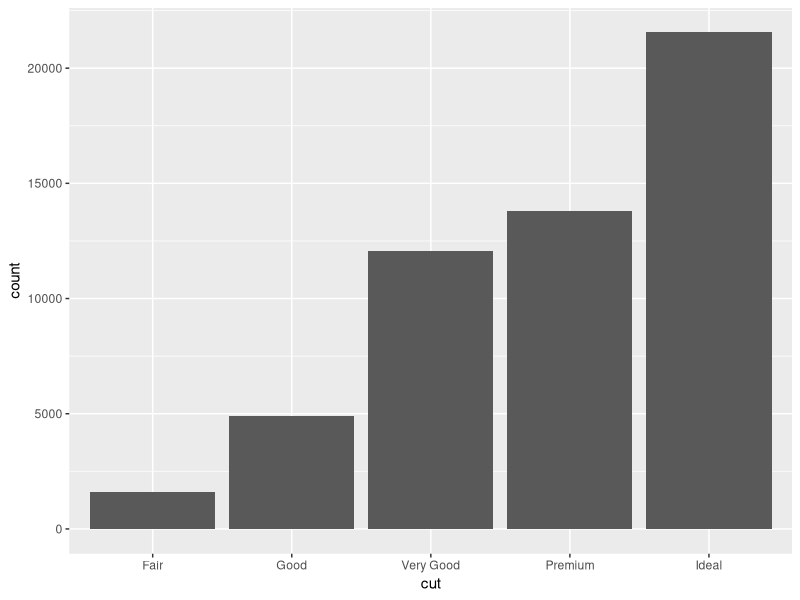
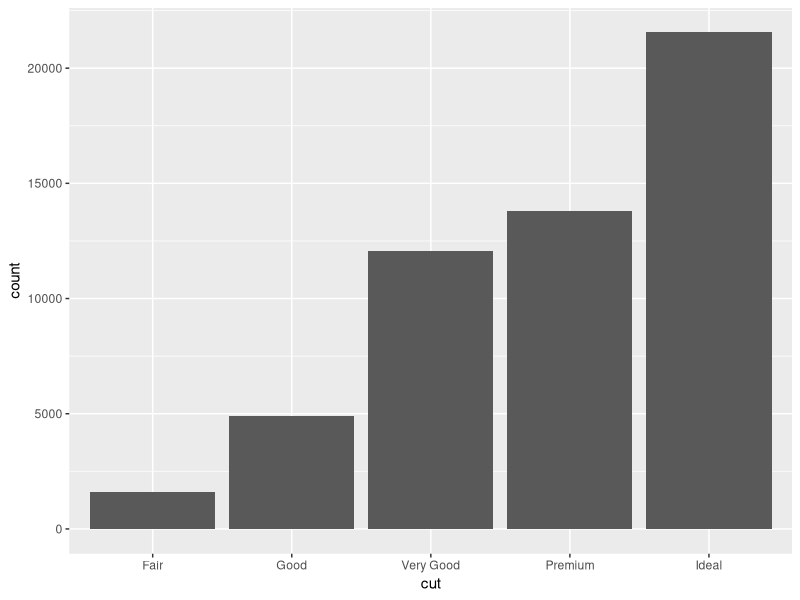
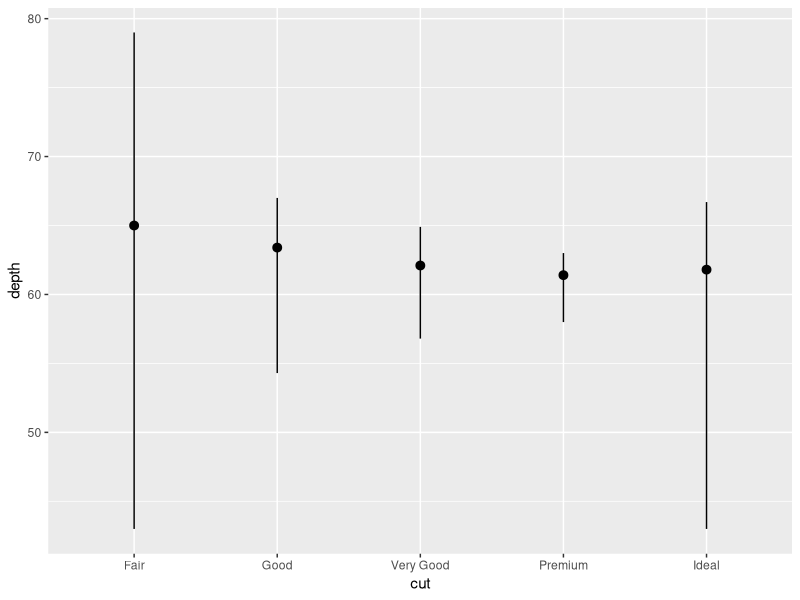
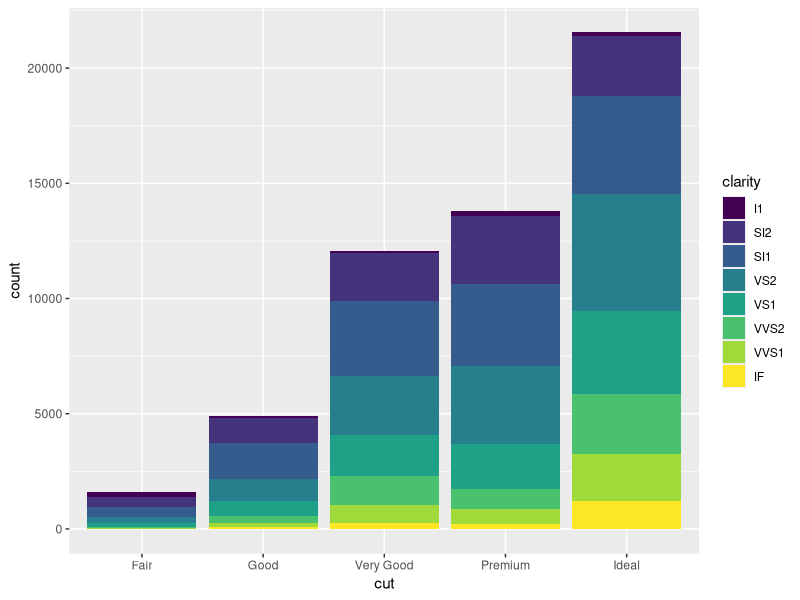
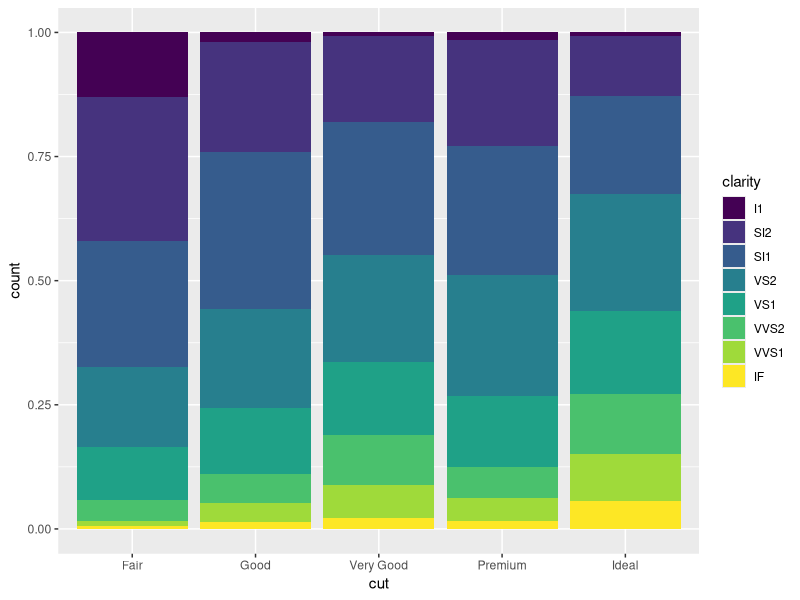
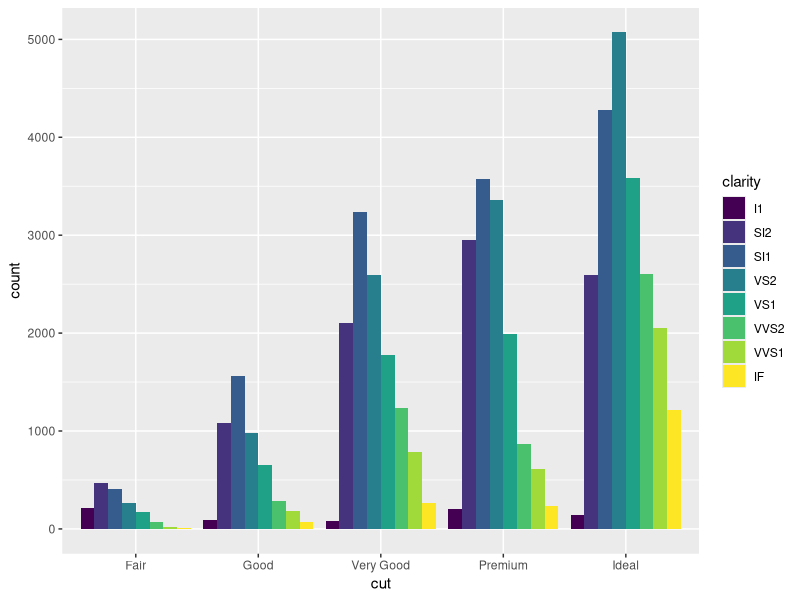
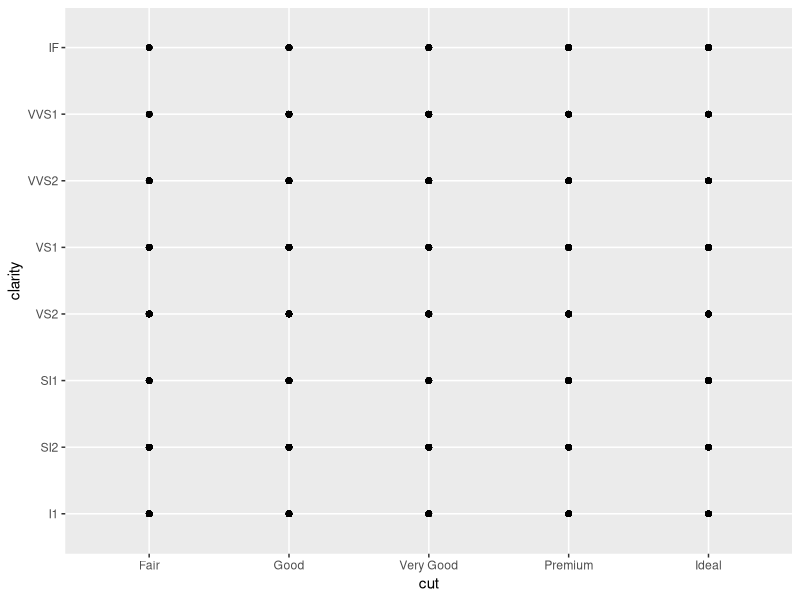
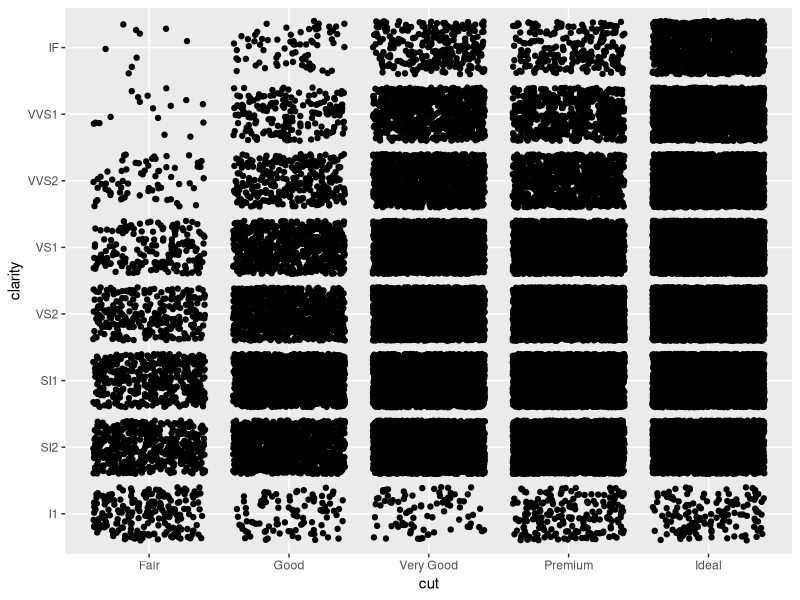

These figures' R source, in order:
# Exercise 2: More ggplot2 Grammar

# Install and load `ggplot2`
# install.packages("ggplot2") # if needed
library("ggplot2")

# For this exercise you will again be working with the `diamonds` data set.
# Use `?diamonds` to review details about this data set
?diamonds


## Statistical Transformations

# Draw a bar chart of the diamonds data, organized by cut
# The height of each bar is based on the "count" (number) of diamonds with that cut
ggplot(data = diamonds) +
  geom_bar(mapping = aes(x = cut))

# Use the `stat_count` to apply the statistical transformation "count" to the diamonds
# by cut. You do not need a separate geometry layer!
ggplot(data = diamonds) +
  stat_count(mapping = aes(x = cut))

# Use the `stat_summary` function to draw a chart with a summary layer.
# Map the x-position to diamond `cut`, and the y-position to diamond `depth`
# Bonus: use `min` as the function ymin, `max` as the function ymax, and `median` as the function y
ggplot(data = diamonds) +
  stat_summary(mapping = aes(x = cut, y = depth),
      fun.ymin = min, fun.ymax = max, fun.y = median)


## Position Adjustments

# Draw a bar chart of diamond data organized by cut, with each bar filled by clarity.
# You should see a _stacked_ bar chart.
ggplot(data = diamonds) +
  geom_bar(mapping = aes(x = cut, fill = clarity))

# Draw the same chart again, but with each element positioned to "fill" the y axis
ggplot(data = diamonds) +
  geom_bar(mapping = aes(x = cut, fill = clarity), position = "fill")

# Draw the same chart again, but with each element positioned to "dodge" each other
ggplot(data = diamonds) +
  geom_bar(mapping = aes(x = cut, fill = clarity), position = "dodge")

# Draw a plot with point geometry with the x-position mapped to `cut` and the y-position mapped to `clarity`
# This creates a "grid" grouping the points
ggplot(data = diamonds) +
  geom_point(mapping = aes(x = cut, y = clarity))

# Use the "jitter" position adjustment to keep the points from all overlapping!
# (This works a little better with a sample of diamond data, such as from the previous exercise).
ggplot(data = diamonds) +
  geom_point(mapping = aes(x = cut, y = clarity), position = "jitter")


## Scales

# Draw a "boxplot" (with `geom_boxplot()`) for the diamond's price (y) by color (x)
ggplot(data = diamonds) +
  geom_boxplot(mapping = aes(x = color, y = price))

# This has a lot of outliers, making it harder to read. To fix this, draw the same plot but
# with a _logarithmic_ scale for the y axis.
ggplot(data = diamonds) +
  geom_boxplot(mapping = aes(x = color, y = price)) +
  scale_y_log10()

# For another version, draw the same plot but with `violin` geometry instead of `boxplot` geometry!
# How does the logarithmic scale change the data presentation?
ggplot(data = diamonds) +
  geom_violin(mapping = aes(x = color, y = price)) +
  scale_y_log10()

# Another interesting plot: draw a plot of the diamonds price (y) by carat (x), using a heatmap of 2d bins
# (geom_bin2d)
# What happens when you make the x and y channels scale logarithmically?


# Draw a scatter plot for the diamonds  price (y) by carat (x). Color each point by the clarity
# (Remember, this will take a while. Use a sample of the diamonds for faster results)


# Change the color of the previous plot using a ColorBrewer scale of your choice. What looks nice?



## Coordinate Systems

# Draw a bar chart with x-position and fill color BOTH mapped to cut
# For best results, SET the `width` of the geometry to be 1 (fill plot, no space between)
# You can save this to a variable for easier modifications


# Draw the same chart, but with the coordinate system flipped


# Draw the same chart, but in a polar coordinate system. Now you have a Coxcomb chart!



## Facets

# Take the scatter plot of price by carat data (colored by clarity) and add _facets_ based on
# the diamond's `color`



## Saving Plots

# Use the `ggsave()` function to save one of your plots (the most recent one generated) to disk.
# Name the output file "my-plot.png".
# Make sure you've set the working directory!!
